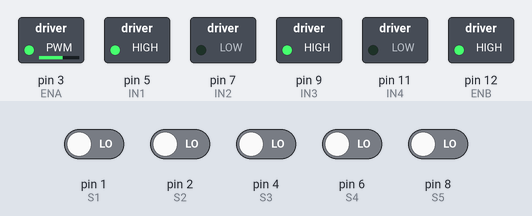
A sketch run on a simulated Arduino Uno, built with avr-gcc and run on an emulated ATmega328P. Parts: switched loads named in the sketch (green lamp = pin HIGH). Inputs (shaded band) come from the test bench; at power-on: pin 1 (S1), pin 2 (S2), pin 4 (S3), pin 6 (S4), pin 8 (S5) LOW.

Above: at 1.2 s.
1.3 s: pin 1 (S1) driven HIGH
At 1.9 s:
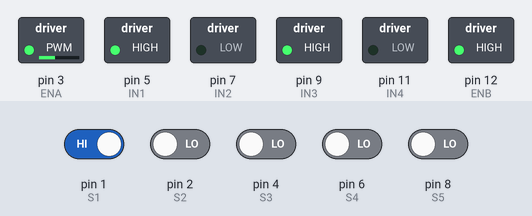
2.8 s: pin 8 (S5) driven HIGH
At 4.0 s:
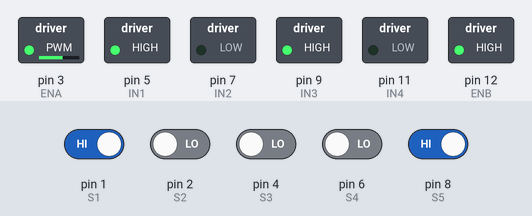
4.3 s: pin 1 (S1) driven LOW
At 5.3 s:
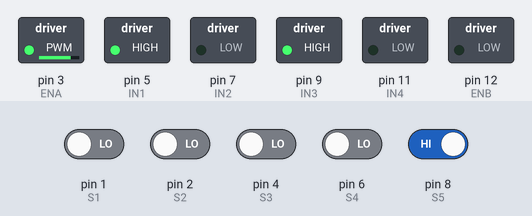
5.8 s: pin 2 (S2) driven HIGH
At 6.2 s:
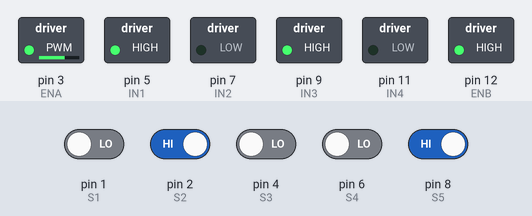
7.3 s: pin 4 (S3) driven HIGH
At 8.5 s:
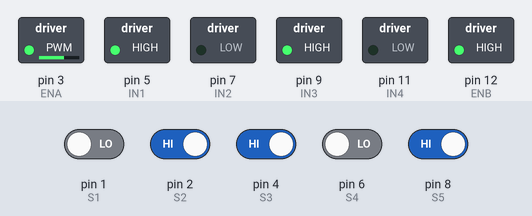
8.8 s: pin 6 (S4) driven HIGH
At 10.0 s:
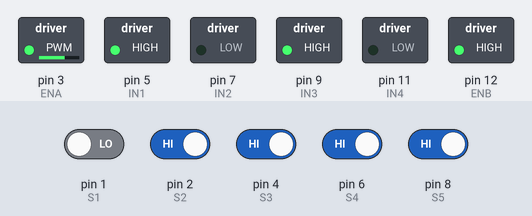
Timing chart, 0 to 11.3 s (numbered marks = the images above; inputs shaded):
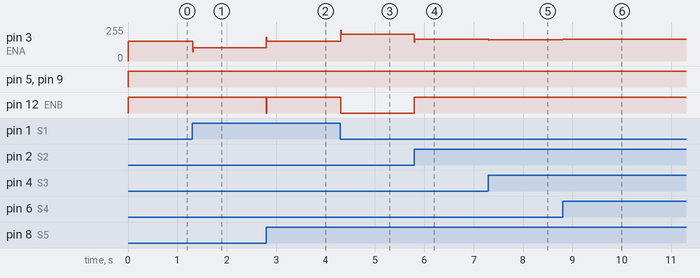

The sketch:

test.ino
```cpp
// === PIN SETUP ===
#define S1 1
#define S2 2
#define S3 4
#define S4 6
#define S5 8

#define ENA 3
#define ENB 12

// Motor A
#define IN1  5
#define IN2  7

// Motor B
#define IN3  9
#define IN4  11

// PID constants
float Kp = 25;
float Kd = 15;
float Ki = 0;

int baseSpeed = 150;
int maxSpeed = 255;

int lastError = 0;
int integral = 0;

void setup() {
  pinMode(S1, INPUT);
  pinMode(S2, INPUT);
  pinMode(S3, INPUT);
  pinMode(S4, INPUT);
  pinMode(S5, INPUT);

  pinMode(ENA, OUTPUT);
  pinMode(ENB, OUTPUT);
  pinMode(IN1, OUTPUT);
  pinMode(IN2, OUTPUT);
  pinMode(IN3, OUTPUT);
  pinMode(IN4, OUTPUT);
}

void loop() {
  int sensors[5];
  sensors[0] = digitalRead(S1);
  sensors[1] = digitalRead(S2);
  sensors[2] = digitalRead(S3);
  sensors[3] = digitalRead(S4);
  sensors[4] = digitalRead(S5);

  // Hitam = 1, Putih = 0
  int position = 0;
  int activeCount = 0;
  for (int i = 0; i < 5; i++) {
    if (sensors[i]) {
      position += (i - 2) * 100; // -200, -100, 0, 100, 200
      activeCount++;
    }
  }
  int error = 0;
  if (activeCount > 0) {
    error = position / activeCount;
  } else {
    // Jika tidak ada garis, gunakan error sebelumnya
    error = lastError;
  }

  // PID
  integral += error;
  int derivative = error - lastError;
  int correction = Kp * error + Kd * derivative + Ki * integral;
  correction /= 100; // Sesuaikan skala

  int leftSpeed = constrain(baseSpeed + correction, 0, maxSpeed);
  int rightSpeed = constrain(baseSpeed - correction, 0, maxSpeed);

  setMotor(leftSpeed, rightSpeed);

  lastError = error;
  delay(10); // Smooth response
}

void setMotor(int left, int right) {
  // Motor kiri (A)
  if (left >= 0) {
    digitalWrite(IN1, HIGH);
    digitalWrite(IN2, LOW);
  } else {
    digitalWrite(IN1, LOW);
    digitalWrite(IN2, HIGH);
    left = -left;
  }
  analogWrite(ENA, left);

  // Motor kanan (B)
  if (right >= 0) {
    digitalWrite(IN3, HIGH);
    digitalWrite(IN4, LOW);
  } else {
    digitalWrite(IN3, LOW);
    digitalWrite(IN4, HIGH);
    right = -right;
  }
  analogWrite(ENB, right);
}
```

Measured:
- after the input at 1.3 s, pin 3 (ENA): 150/255 → 100/255 at once
- after the input at 2.8 s, pin 3 (ENA): 100/255 → 150/255 at once; pin 12 (ENB): HIGH → LOW at once, → HIGH 0.01 s later
- after the input at 4.3 s, pin 3 (ENA): 150/255 → 200/255 at once; pin 12 (ENB): HIGH → LOW at once
- after the input at 5.8 s, pin 3 (ENA): 200/255 → 162/255 at once; pin 12 (ENB): LOW → HIGH at once
- after the input at 7.3 s, pin 3 (ENA): 162/255 → 158/255 at once
- after the input at 8.8 s, pin 3 (ENA): 158/255 → 162/255 at once
